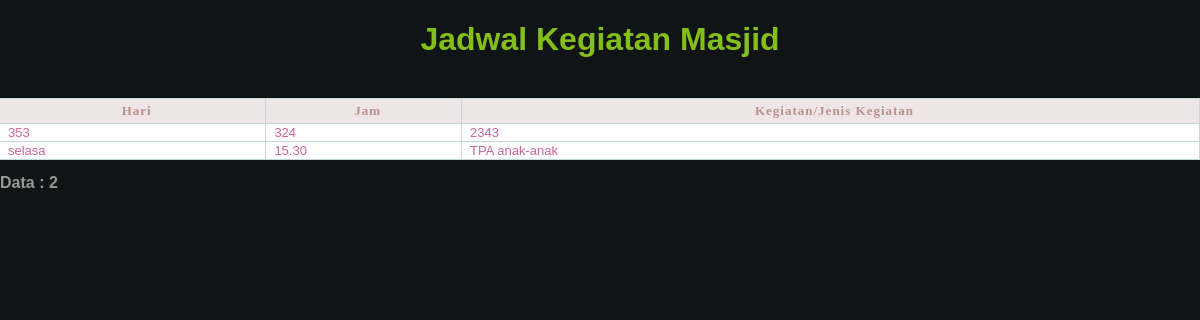
The page /pages/jadwal/LaporanJadwal.php on the database its author committed.
### tables this page shows
CREATE TABLE `jadwal` (
  `id` int(11) NOT NULL auto_increment,
  `hari` varchar(15) NOT NULL,
  `jam` varchar(15) NOT NULL,
  `jenis` varchar(30) NOT NULL,
  PRIMARY KEY  (`id`)
);

### conf/conf.php (called while the page is built, shortened)
<?php
    $db_name        ="masjid";
     function bukaquery($sql)
	 {
       $result=mysql_query($sql)
        or die(mysql_error()."<br/><font color=red><b>Gagal</b> menjalankan perintah query !");
        return $result;
     }
?>

### pages/jadwal/LaporanJadwal.php (the view)
<?php
 include '../../conf/conf.php';
?>
<html>
    <head>
        <link href="../../css/default.css" rel="stylesheet" type="text/css" />
    </head>
    <body>
    <?php
        $keyword=$_GET['keyword'];
        $_sql = "select id, hari, jam, jenis from jadwal
                 where
                 hari like '%".$keyword."%' or
                 jam like '%".$keyword."%' or
                 jenis like '%".$keyword."%'
                 order by hari ASC  ";
        $hasil=bukaquery($_sql);
        $jumlah=mysql_num_rows($hasil);
        if(mysql_num_rows($hasil)!=0) {
            echo "<table width='100%'  border='0' align='center' cellpadding='0' cellspacing='0' class='tbl_form'>
				<caption><h1 class=title>Jadwal Kegiatan Masjid</h1><br></caption>
                    <tr class='head'>
                                 <td width='100px'><div align='center'><font size='2' face='Verdana'><strong>Hari</strong></font></div></td>
                                 <td width='70px'><div align='center'><font size='2' face='Verdana'><strong>Jam</strong></font></div></td>
                                 <td width='300px'><div align='center'><font size='2' face='Verdana'><strong>Kegiatan/Jenis Kegiatan</strong></font></div></td>
                    </tr>";
                    while($baris = mysql_fetch_array($hasil)) {
                        echo "<tr class='isi'>
                                 <td>$baris[1]</td>
                                 <td>$baris[2]</td>
                                 <td>$baris[3]</td>
                               </tr>";
                    }
            echo "</table><br><font color='999999' size='3'> <b>Data : $jumlah</b></font>";
        }
    ?>
    </body>
</html>

### css/default.css (style rules this page uses)
body { font-family:Arial, Helvetica, sans-serif; font-size:12px; background: #101415; margin: 0; padding: 0; color: #000000; }
h1 { color:#84be19; }
.head td { font: bold 13px "Tahoma", Arial, Helvetica, sans-serif; color: #BC8F8F; border-right: 1px solid #C1DAD7; border-bottom: 1px solid #C1DAD7; border-top: 1px solid #C1DAD7; letter-spacing: 1px; padding: 4px 2px 4px 10px; background: #eee6e6 ; }
.isi td { border-right: 1px solid #C1DAD7; border-bottom: 1px solid #C1DAD7; background: #ffffff; padding-top:1px; padding-bottom:1px; padding-left:8px; padding-right:8px; color:#CC6699; font: 13px tahoma, Arial, Helvetica, sans-serif; }

### rows shown on the page
jadwal: hari "353", jam "324", jenis "2343"
jadwal: hari "selasa", jam "15.30", jenis "TPA anak-anak"

### other values the page prints
$jumlah "2"
